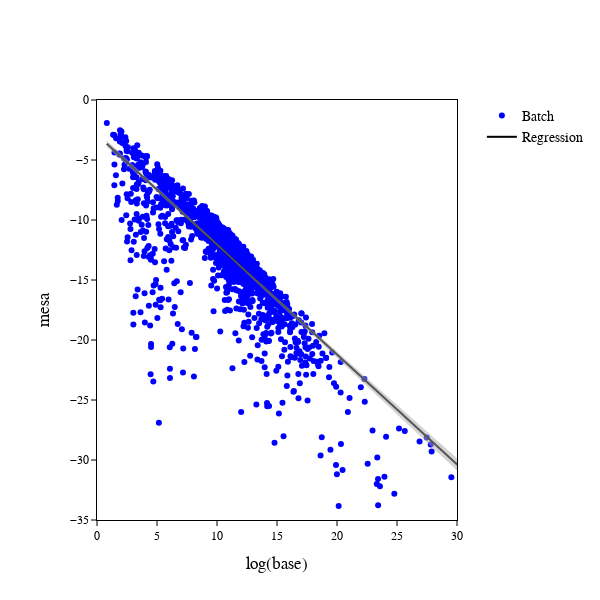

Notebook code cell kept with this figure:
### Code cell
# Create scatter plot
fig = go.Figure()
# Add scatter plot for actual data
fig.add_trace(go.Scatter(
    x=df[loss1],
    y=df[loss2],
    mode='markers',
    marker=dict(color='blue'),
    name='Batch'
))
# Add regression line
fig.add_trace(go.Scatter(
    x=df_sorted[loss1],
    y=prediction_summary_sorted['mean'],
    mode='lines',
    line=dict(color='black'),
    name=f'Regression'
))
# Add confidence interval
fig.add_trace(go.Scatter(
    x=np.concatenate([df_sorted[loss1], df_sorted[loss1][::-1]]),
    y=np.concatenate([prediction_summary_sorted['mean_ci_upper'], prediction_summary_sorted['mean_ci_lower'][::-1]]),
    fill='toself',
    fillcolor='rgba(169,169,169,0.5)',  # Gray color with transparency
    line=dict(color='rgba(255,255,255,0)'),
    hoverinfo="skip",
    showlegend=False,
    name='Confidence Interval'
))
# Update layout for fonts and axis scaling
fig.update_layout(
    xaxis_title=f"log({loss1})",
    yaxis_title=loss2,
    font=dict(
        family="Arial, sans-serif",
        size=14,
        color="black"
    ),
    xaxis=dict(
        range=[0, 30],  # Set the range for x-axis
        scaleanchor="y",
        scaleratio=1,
        constrain="domain",
        showgrid=False,
        zeroline=True,
        zerolinewidth=1,
        zerolinecolor='black',
        showline=True,
        linecolor='black',
        linewidth=1,
        mirror=True,
        tickmode='linear',
        dtick=5,
        gridcolor='lightgray',
        gridwidth=1,
        tick0=0,
        showticklabels=True,
        tickfont=dict(size=12),
        ticks='outside',
        ticklen=5,
        tickwidth=1,
        tickcolor='black',
        showspikes=True,
        spikethickness=1,
        spikedash='dot'
    ),
    yaxis=dict(
        range=[-35, 0],  # Set the range for y-axis
        scaleanchor="x",
        scaleratio=1,
        constrain="domain",
        showgrid=False,
        zeroline=True,
        zerolinewidth=1,
        zerolinecolor='black',
        showline=True,
        linecolor='black',
        linewidth=1,
        mirror=True,
        tickmode='linear',
        dtick=5,
        gridcolor='lightgray',
        gridwidth=1,
        tick0=0,
        showticklabels=True,
        tickfont=dict(size=12),
        ticks='outside',
        ticklen=5,
        tickwidth=1,
        tickcolor='black',
        showspikes=True,
        spikethickness=1,
        spikedash='dot'
    ),
    autosize=False,
    width=600,  # Set the width of the plot
    height=600,  # Set the height of the plot
    plot_bgcolor='rgba(0,0,0,0)',  # Transparent background
    paper_bgcolor='rgba(0,0,0,0)'  # Transparent background
)
# Show the plot
fig.show()

### Figure 1 — Plotly figure (JSON) as saved in the notebook; plotly's stock layout.template omitted (floating-point values rounded to 4 significant figures; data arrays with more than 128 entries replaced by an {"elided": "..."} marker saying what was removed)
{"data": [{"marker": {"color": "blue"}, "mode": "markers", "name": "Batch", "type": "scatter", "x": {"elided": "2616 float values"}, "y": {"elided": "2616 float values"}}, {"line": {"color": "black"}, "mode": "lines", "name": "Regression", "type": "scatter", "x": {"elided": "2616 float values"}, "y": {"elided": "2616 float values"}}, {"fill": "toself", "fillcolor": "rgba(169,169,169,0.5)", "hoverinfo": "skip", "line": {"color": "rgba(255,255,255,0)"}, "name": "Confidence Interval", "showlegend": false, "type": "scatter", "x": {"elided": "5232 float values"}, "y": {"elided": "5232 float values"}}], "layout": {"autosize": false, "font": {"color": "black", "family": "Arial, sans-serif", "size": 14}, "height": 600, "paper_bgcolor": "rgba(0,0,0,0)", "plot_bgcolor": "rgba(0,0,0,0)", "width": 600, "xaxis": {"constrain": "domain", "dtick": 5, "gridcolor": "lightgray", "gridwidth": 1, "linecolor": "black", "linewidth": 1, "mirror": true, "range": [0, 30], "scaleanchor": "y", "scaleratio": 1, "showgrid": false, "showline": true, "showspikes": true, "showticklabels": true, "spikedash": "dot", "spikethickness": 1, "tick0": 0, "tickcolor": "black", "tickfont": {"size": 12}, "ticklen": 5, "tickmode": "linear", "ticks": "outside", "tickwidth": 1, "title": {"text": "log(base)"}, "zeroline": true, "zerolinecolor": "black", "zerolinewidth": 1}, "yaxis": {"constrain": "domain", "dtick": 5, "gridcolor": "lightgray", "gridwidth": 1, "linecolor": "black", "linewidth": 1, "mirror": true, "range": [-35, 0], "scaleanchor": "x", "scaleratio": 1, "showgrid": false, "showline": true, "showspikes": true, "showticklabels": true, "spikedash": "dot", "spikethickness": 1, "tick0": 0, "tickcolor": "black", "tickfont": {"size": 12}, "ticklen": 5, "tickmode": "linear", "ticks": "outside", "tickwidth": 1, "title": {"text": "mesa"}, "zeroline": true, "zerolinecolor": "black", "zerolinewidth": 1}}}
